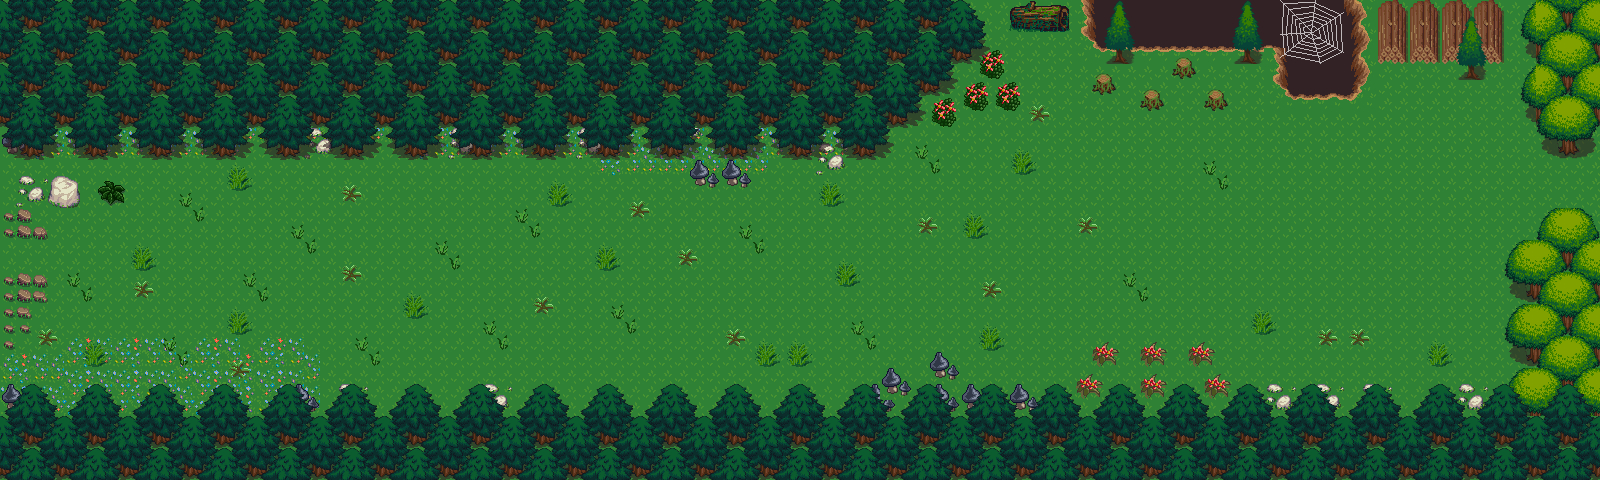

Rendered tile map (Tiled .tmx) drawn with the repository's tilesets; below, a short description and the map source with its tile grids summarised:
An orthogonal 100x30 tile map with 16x16 px tiles, 8 tile layers (suelo, adornos, arboles2, arboles, ...), 4 tilesets and 1 object.

<map version="1.2" tiledversion="1.3.3" orientation="orthogonal" renderorder="right-down" width="100" height="30" tilewidth="16" tileheight="16" infinite="0" nextlayerid="11" nextobjectid="2">
 <tileset firstgid="1" source="../Escenario 1/Overworld.tsx" />
 <tileset firstgid="1441" source="../Escenario 1/Casa 1/elementos.tsx" />
 <tileset firstgid="3457" source="../Escenario 1/Casa 1/elementos2.tsx" />
 <tileset firstgid="7553" source="forest_tiles.tsx" />
 <layer id="1" name="suelo" width="100" height="30">
  <data>[3000 cells, 3000 non-empty, 13 distinct tile ids]</data>
 </layer>
 <layer id="6" name="adornos" width="100" height="30">
  <data>[3000 cells, 355 non-empty, 44 distinct tile ids]</data>
 </layer>
 <layer id="8" name="arboles2" width="100" height="30">
  <data>[3000 cells, 80 non-empty, 28 distinct tile ids]</data>
 </layer>
 <layer id="2" name="arboles" width="100" height="30">
  <data>[3000 cells, 596 non-empty, 28 distinct tile ids]</data>
 </layer>
 <layer id="10" name="arbolesBottom" width="100" height="30">
  <data>[3000 cells, 600 non-empty, 24 distinct tile ids]</data>
 </layer>
 <layer id="4" name="troncos" width="100" height="30">
  <data>[3000 cells, 106 non-empty, 34 distinct tile ids]</data>
 </layer>
 <layer id="5" name="telerana" width="100" height="30">
  <data>[3000 cells, 96 non-empty, 50 distinct tile ids]</data>
 </layer>
 <layer id="7" name="adornosArbol" width="100" height="30">
  <data>[3000 cells, 32 non-empty, 12 distinct tile ids]</data>
 </layer>
 <objectgroup id="9" name="colisiones">
  <object id="1" x="2" y="242">
   <polygon points="1,-20 49,-18 49,-46 76,-46 79,-94 686,-94 686,-70 751,-69 751,-96 890,-96 909,-112 964,-111 964,-127 1023,-128 1023,-225 1081,-224 1082,-145 1133,-145 1133,-127 1234,-128 1234,-178 1272,-177 1272,-153 1370,-151 1371,-195 1518,-193 1521,-91 1598,-86 1597,-29 1502,-31 1504,182 -2,183 -2,108 11,108 11,94 30,95 29,65 49,65 48,33 -2,34 -2,10 -13,10 -14,272 1621,263 1622,-267 -25,-257 -23,0" />
  </object>
 </objectgroup>
</map>
